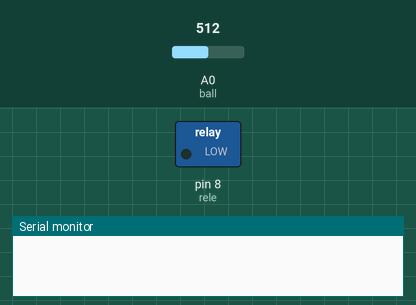
A sketch run on a simulated Arduino Uno, built with avr-gcc and run on an emulated ATmega328P. Shown: switched loads named in the sketch (green lamp = pin HIGH), the last lines printed to the serial monitor. The inputs (shaded band) are chosen by the test bench; at power-on: A0 (ball) = 512.

Above: at 0.1 s.
At 0.6 s:
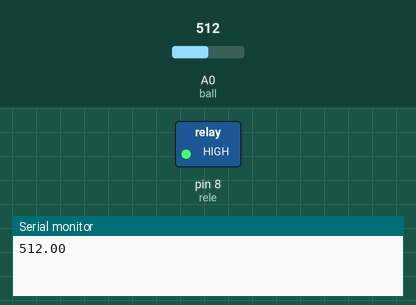
Timing chart, 0 to 2.1 s (numbered marks = the images above):
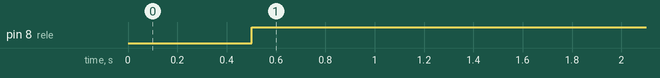

The sketch:

ARD_plasma_ball_lock_mean.ino
```cpp
const int rele=8; //rele digital 8
const int ball=0; // pin A0 bola plasma

void setup(){
  Serial.begin(9600);
  pinMode(rele,OUTPUT); // el pin analogico se declara
                       // como entrada automaticamente

}

void loop(){
  long sum=0;
  for (int i=0;i<5;i++){
    sum=sum+analogRead(ball);
    delay(100);
  }
  float average=sum/5.0;
  float voltage=sum/1023;  //voltage=sum*0.00097751710655 es mas rapido
  Serial.println(average);
  if (average<=500){
    delay(1000);
    digitalWrite(rele, LOW);
    delay(1000);
  }
  else {
    digitalWrite(rele, HIGH);
  }
}
```

Measured:
- by itself, pin 8 (rele): LOW → HIGH at 0.50 s
